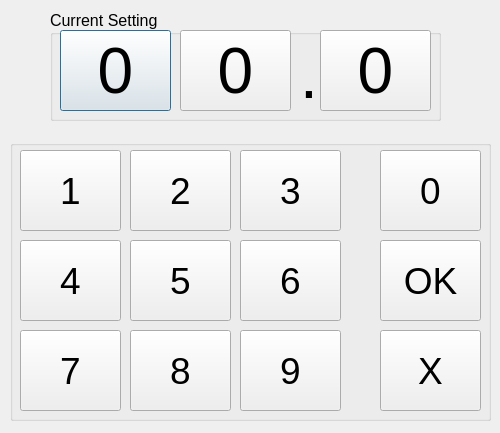
<?xml version="1.0" encoding="UTF-8"?>
<ui version="4.0">
 <class>SetTempDialog</class>
 <widget class="QDialog" name="SetTempDialog">
  <property name="windowModality">
   <enum>Qt::ApplicationModal</enum>
  </property>
  <property name="geometry">
   <rect>
    <x>0</x>
    <y>0</y>
    <width>500</width>
    <height>433</height>
   </rect>
  </property>
  <property name="windowTitle">
   <string>Set Temperature</string>
  </property>
  <property name="modal">
   <bool>true</bool>
  </property>
  <widget class="QGroupBox" name="groupBox">
   <property name="geometry">
    <rect>
     <x>50</x>
     <y>10</y>
     <width>391</width>
     <height>111</height>
    </rect>
   </property>
   <property name="font">
    <font>
     <pointsize>12</pointsize>
    </font>
   </property>
   <property name="title">
    <string>Current Setting</string>
   </property>
   <widget class="QPushButton" name="tensButton">
    <property name="geometry">
     <rect>
      <x>10</x>
      <y>20</y>
      <width>111</width>
      <height>81</height>
     </rect>
    </property>
    <property name="font">
     <font>
      <pointsize>48</pointsize>
     </font>
    </property>
    <property name="text">
     <string>0</string>
    </property>
    <property name="default">
     <bool>false</bool>
    </property>
    <property name="flat">
     <bool>false</bool>
    </property>
   </widget>
   <widget class="QPushButton" name="onesButton">
    <property name="geometry">
     <rect>
      <x>130</x>
      <y>20</y>
      <width>111</width>
      <height>81</height>
     </rect>
    </property>
    <property name="font">
     <font>
      <pointsize>48</pointsize>
     </font>
    </property>
    <property name="text">
     <string>0</string>
    </property>
   </widget>
   <widget class="QLabel" name="label">
    <property name="geometry">
     <rect>
      <x>250</x>
      <y>30</y>
      <width>21</width>
      <height>71</height>
     </rect>
    </property>
    <property name="font">
     <font>
      <pointsize>48</pointsize>
     </font>
    </property>
    <property name="text">
     <string>.</string>
    </property>
   </widget>
   <widget class="QPushButton" name="deciButton">
    <property name="geometry">
     <rect>
      <x>270</x>
      <y>20</y>
      <width>111</width>
      <height>81</height>
     </rect>
    </property>
    <property name="font">
     <font>
      <pointsize>48</pointsize>
     </font>
    </property>
    <property name="text">
     <string>0</string>
    </property>
   </widget>
  </widget>
  <widget class="QGroupBox" name="groupBox_2">
   <property name="geometry">
    <rect>
     <x>10</x>
     <y>140</y>
     <width>481</width>
     <height>281</height>
    </rect>
   </property>
   <property name="title">
    <string/>
   </property>
   <widget class="QPushButton" name="button1">
    <property name="geometry">
     <rect>
      <x>10</x>
      <y>10</y>
      <width>101</width>
      <height>81</height>
     </rect>
    </property>
    <property name="font">
     <font>
      <pointsize>28</pointsize>
     </font>
    </property>
    <property name="text">
     <string>1</string>
    </property>
   </widget>
   <widget class="QPushButton" name="button2">
    <property name="geometry">
     <rect>
      <x>120</x>
      <y>10</y>
      <width>101</width>
      <height>81</height>
     </rect>
    </property>
    <property name="font">
     <font>
      <pointsize>28</pointsize>
     </font>
    </property>
    <property name="text">
     <string>2</string>
    </property>
   </widget>
   <widget class="QPushButton" name="button3">
    <property name="geometry">
     <rect>
      <x>230</x>
      <y>10</y>
      <width>101</width>
      <height>81</height>
     </rect>
    </property>
    <property name="font">
     <font>
      <pointsize>28</pointsize>
     </font>
    </property>
    <property name="text">
     <string>3</string>
    </property>
   </widget>
   <widget class="QPushButton" name="button4">
    <property name="geometry">
     <rect>
      <x>10</x>
      <y>100</y>
      <width>101</width>
      <height>81</height>
     </rect>
    </property>
    <property name="font">
     <font>
      <pointsize>28</pointsize>
     </font>
    </property>
    <property name="text">
     <string>4</string>
    </property>
   </widget>
   <widget class="QPushButton" name="button5">
    <property name="geometry">
     <rect>
      <x>120</x>
      <y>100</y>
      <width>101</width>
      <height>81</height>
     </rect>
    </property>
    <property name="font">
     <font>
      <pointsize>28</pointsize>
     </font>
    </property>
    <property name="text">
     <string>5</string>
    </property>
   </widget>
   <widget class="QPushButton" name="button6">
    <property name="geometry">
     <rect>
      <x>230</x>
      <y>100</y>
      <width>101</width>
      <height>81</height>
     </rect>
    </property>
    <property name="font">
     <font>
      <pointsize>28</pointsize>
     </font>
    </property>
    <property name="text">
     <string>6</string>
    </property>
   </widget>
   <widget class="QPushButton" name="button7">
    <property name="geometry">
     <rect>
      <x>10</x>
      <y>190</y>
      <width>101</width>
      <height>81</height>
     </rect>
    </property>
    <property name="font">
     <font>
      <pointsize>28</pointsize>
     </font>
    </property>
    <property name="text">
     <string>7</string>
    </property>
   </widget>
   <widget class="QPushButton" name="button8">
    <property name="geometry">
     <rect>
      <x>120</x>
      <y>190</y>
      <width>101</width>
      <height>81</height>
     </rect>
    </property>
    <property name="font">
     <font>
      <pointsize>28</pointsize>
     </font>
    </property>
    <property name="text">
     <string>8</string>
    </property>
   </widget>
   <widget class="QPushButton" name="button9">
    <property name="geometry">
     <rect>
      <x>230</x>
      <y>190</y>
      <width>101</width>
      <height>81</height>
     </rect>
    </property>
    <property name="font">
     <font>
      <pointsize>28</pointsize>
     </font>
    </property>
    <property name="text">
     <string>9</string>
    </property>
   </widget>
   <widget class="QPushButton" name="button0">
    <property name="geometry">
     <rect>
      <x>370</x>
      <y>10</y>
      <width>101</width>
      <height>81</height>
     </rect>
    </property>
    <property name="font">
     <font>
      <pointsize>28</pointsize>
     </font>
    </property>
    <property name="text">
     <string>0</string>
    </property>
   </widget>
   <widget class="QPushButton" name="okButton">
    <property name="geometry">
     <rect>
      <x>370</x>
      <y>100</y>
      <width>101</width>
      <height>81</height>
     </rect>
    </property>
    <property name="font">
     <font>
      <pointsize>28</pointsize>
     </font>
    </property>
    <property name="text">
     <string>OK</string>
    </property>
   </widget>
   <widget class="QPushButton" name="cancelButton">
    <property name="geometry">
     <rect>
      <x>370</x>
      <y>190</y>
      <width>101</width>
      <height>81</height>
     </rect>
    </property>
    <property name="font">
     <font>
      <pointsize>28</pointsize>
     </font>
    </property>
    <property name="text">
     <string>X</string>
    </property>
   </widget>
  </widget>
 </widget>
 <resources/>
 <connections/>
</ui>
